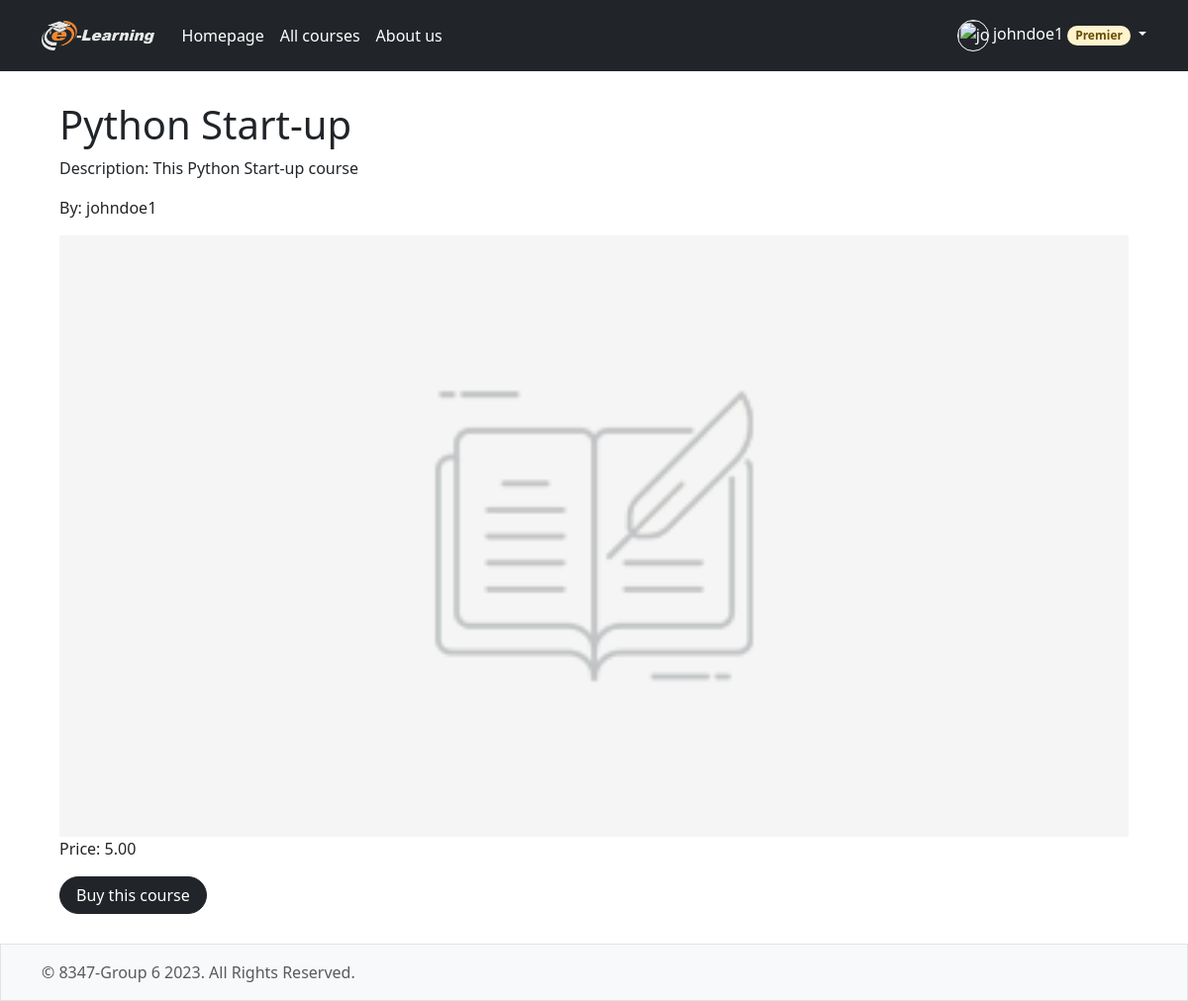
The app's page /course/1 (signed in) with its own data.
### elearning/models.py (models this page shows, shortened)
class Course(models.Model):
    name = models.CharField(max_length=100)
    description = models.CharField(max_length=300,blank=True)
    image = models.ImageField(upload_to=rename_course_cover,default='course_cover/course-default.png')
    teacher = models.ForeignKey(Student, related_name='course_teacher',on_delete=models.CASCADE)
    category = models.ManyToManyField(Category,related_name='course_category')
    content = models.JSONField()
    price = models.DecimalField(max_digits=5,decimal_places=2)
    allow_premier = models.BooleanField(default=True)

### elearning/views.py (the view)
# urls.py: path('course/<int:course_id>', views.CourseDetailView.as_view(), name='coursedetail'),
class CourseDetailView(View):
    def get(self,request,*args,**kwargs):
        course = get_object_or_404(Course,pk=self.kwargs['course_id'])
        content = {
            'course':course
        }
        return render(request,'elearning/coursedetail.html',content)

### elearning/models.py (called while the page is built)
    def __str__(self):
        return self.username

### elearning/templates/elearning/coursedetail.html (shortened to what this page needs)
{% extends 'elearning/base.html' %}
{% load bootstrap_icons %}
{% block content %}
        <main role="main" class="container" style="padding: 30px;">
    <h1>{{ course.name }}</h1>
    <p>Description: {{ course.description }}</p>
    <p>By: {{ course.teacher }}</p>
    <div style="position: relative; width: 100%; padding-top: 56.25%;">
                                <img class="bd-placeholder-img card-img-top"
                                     style="position: absolute; top: 0; left: 0; height: 100%; width: 100%;"
                                     src="{{ course.image.url }}">
                            </div>
    <p>Price: {{ course.price }}</p>
    {% if user.is_authenticated %}
        {% if course.allow_premier %}
            {% if request.session.is_premier %}
                <button class="btn btn-primary d-inline-flex align-items-center" type="button">
                    View Course Content
                    {% bs_icon 'arrow-right-short' size='2em' %}
                </button>
            {% else %}
                <button type="submit" form="buyCourse" class="btn btn-dark rounded-pill px-3" name="buy">Buy this course
                </button>
                <button class="btn btn-warning rounded-pill px-3" type="button" style="position: relative"
                        onclick="location.href={% url 'elearning:premier' %}">
                    Upgrade to Premier
                </button>
            {% endif %}
        {% else %}
            <button type="submit" form="buyCourse" class="btn btn-dark rounded-pill px-3" name="buy">Buy this course
            </button>
        {% endif %}
    {% endif %}
        </main>
{% endblock %}

### elearning/templates/elearning/base.html (shortened to what this page needs)
{% load static %}
{% load bootstrap5 %}
{% bootstrap_css %}
{% load bootstrap_icons %}
<!DOCTYPE html>
<html lang="en">
<head>
    <link rel="stylesheet" type="text/css" href="{% static 'elearning/bootstrap.min.css' %}"/>
    <link rel="stylesheet" type="text/css" href="{% static 'elearning/sign-in.css' %}"/>
    <link rel="stylesheet" type="text/css" href="{% static 'elearning/carousel.css' %}"/>
</head>
<body class="d-flex flex-column h-100">
<header class="p-3 text-bg-dark bg-dark">
    <div class="container">
        <div class="d-flex flex-wrap align-items-center justify-content-center justify-content-lg-start">
            <a href="{% url 'elearning:homepage' %}"
               class="d-flex align-items-center mb-2 mb-lg-0 text-white text-decoration-none"
               style="margin-right: 20px">
                <img src="{% static 'elearning/logo.png' %}" height="30" alt="e-learning logo">
            </a>
            <ul class="nav col-12 col-lg-auto me-lg-auto mb-2 justify-content-center mb-md-0">
                <li><a href="{% url 'elearning:homepage' %}" class="nav-link px-2 text-white">Homepage</a></li>
                <li><a href="{% url 'elearning:courselist' %}" class="nav-link px-2 text-white">All courses</a></li>
                <li><a href="#" class="nav-link px-2 text-white">About us</a></li>
            </ul>
            {% if user.is_authenticated %}
                <div class="dropdown">
                    <a href="#" class="d-block link-body-emphasis text-white dropdown-toggle text-decoration-none"
                       data-bs-toggle="dropdown" aria-expanded="false">
                        <img src="{{ request.session.avatar }}" alt="{{ user.username }}" width="32" height="32"
                             style="border: white; border-style: solid; border-width: 1px" class="rounded-circle">
                        {{ user.username }}
                        {% if request.session.is_premier %}
                            <span class="badge bg-warning-subtle text-warning-emphasis rounded-pill">Premier</span>
                        {% endif %}
                    </a>
                </div>
            {% endif %}
        </div>
    </div>
</header>
    {% block content %}{% endblock %}
<footer class="footer mt-auto py-3 bg-body-tertiary" style=" border: #e2e3e5; border-style: solid; border-width: 1px">
    <div class="container">
        <span class="text-body-secondary">&copy; 8347-Group 6 2023. All Rights Reserved.</span>
    </div>
</footer>
</body>
</html>

### elearning/static/elearning/sign-in.css (style rules this page uses)
html, body { height: 100%; }

### elearning/static/elearning/carousel.css (style rules this page uses)
body { padding-bottom: 3rem; color: rgb(var(--bs-tertiary-color-rgb)); }

### records on screen
Course: name "Python Start-up", description "This Python Start-up course", teacher "johndoe1", image (placeholder picture), price "5.00"

### other values on screen
{{ user.username }} "johndoe1"
